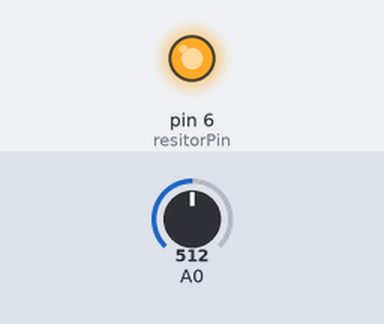
Bench run of a sketch on a simulated Arduino Uno, built with avr-gcc and run on an emulated ATmega328P. On the bench: output pins drawn as LEDs (lit = HIGH). The inputs (shaded band) are chosen by the test bench; at power-on: A0 = 512. What the sketch prints to the serial monitor is not drawn.

Above: at 1.2 s.
1.3 s: A0 set to 691
3.2 s: A0 set to 719
At 4.4 s:
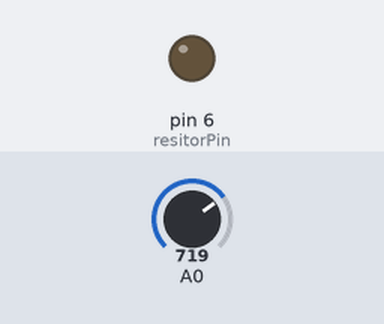
5.5 s: A0 set to 511
At 7.2 s:
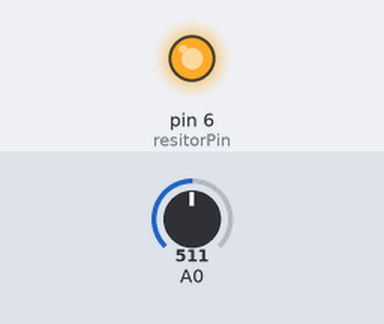
7.5 s: A0 set to 900
At 8.8 s:
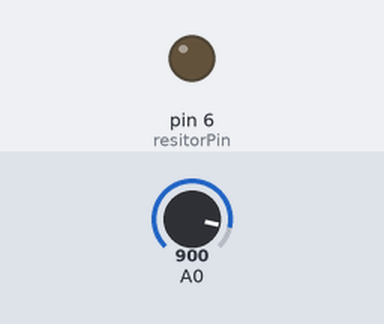
Timing chart, 0 to 10.5 s (numbered marks = the images above; inputs shaded):
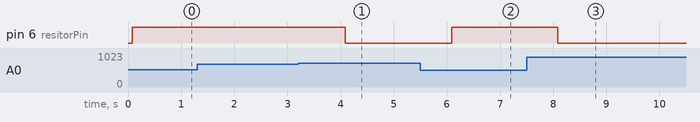

The sketch:

NTC_Read.ino
```cpp
//%box%[@
#include <math.h>

int resistorCase;
int var;
int variableDelay;
float avgTemp;
boolean toggle1 = 0;
int sampleCount;
float storeAvg;
unsigned int constantCount;
float constantSum;
float movingAvg;
float movingSum;


double Thermistor(int RawADC) {
 double Temp;
 Temp = log(10000.0*((1024.0/RawADC-1)));
//         =log(10000.0/(1024.0/RawADC-1)) // for pull-up configuration
 Temp = 1 / (0.001129148 + (0.000234125 + (0.0000000876741 * Temp * Temp ))* Temp );
 Temp = Temp - 273.15;            // Convert Kelvin to Celcius
 //Temp = (Temp * 9.0)/ 5.0 + 32.0; // Convert Celcius to Fahrenheit
 return Temp;
}

int resitorPin = 6;
int topFan = 5;


void setup() {
  cli();//stop interrupts
 Serial.begin(115200);
 pinMode(6, OUTPUT);
 resistorCase = 0;
 variableDelay = 1000;
 sampleCount=0;
 movingAvg = 0;
 movingSum = 1;
 //constantAvg = 0;
constantCount = 0;
constantSum = 0;
 avgTemp = 0;
resistorCase = 4;
//var = 0;
//while(var < 40)
//  {
//   avgTemp = avgTemp + float(Thermistor(analogRead(0)));
//
//    var++;
//    delay(5);
//  }
//
//avgTemp = avgTemp / 40;
//
 //set timer1 interrupt at 1Hz
  TCCR1A = 0;// set entire TCCR1A register to 0
  TCCR1B = 0;// same for TCCR1B
  TCNT1  = 0;//initialize counter value to 0
  // set compare match register for 1hz increments
  OCR1A = 15624;// = (16*10^6) / (1*1024) - 1 (must be <65536)
  // turn on CTC mode
  TCCR1B |= (1 << WGM12);
  // Set CS12 and CS10 bits for 1024 prescaler
  TCCR1B |= (1 << CS12) | (1 << CS10);
  // enable timer compare interrupt
  TIMSK1 |= (1 << OCIE1A);
 sei();//allow interrupts
}

void loop() {

Display_Data();
Choose_Case();
caseStatements();


delay(1000);
}

void Display_Data()
  {
    Serial.print((char)27); // ESC
    Serial.print("[2J"); // clear screen
    Serial.print((char)27); // ESC
    Serial.print("[H"); // cursor to home
    Serial.print("Current Temp: ");
    Serial.println(movingAvg);  // display Celcius
    Serial.print("Case: ");
    Serial.println(resistorCase);
//    Serial.print("Running Average: ");
//    Serial.println(constantAvg);
//    Serial.print("Running Average Data Points: ");
//    Serial.println(constantCount);
  }

void caseStatements()
  {
    switch (resistorCase) {
    case 1:
      digitalWrite(resitorPin, LOW);
      digitalWrite(topFan, HIGH);
      Serial.println("Fan On, Resistor Off");
      variableDelay = 500;
      break;
    case 2:
      digitalWrite(resitorPin, LOW);
      digitalWrite(topFan, LOW);
      Serial.println("Fan Off, Resistor Off");
      variableDelay = 5000;
      break;
    case 3:
      digitalWrite(resitorPin, HIGH);
      digitalWrite(topFan, LOW);
      Serial.println("Fan Off, Resistor On");
      variableDelay = 1000;
      break;
    case 4:
      digitalWrite(resitorPin, LOW);
      digitalWrite(topFan, LOW);
      Serial.println("Fan Off, Resistor Off");
      variableDelay = 5000;
      break;
    }
  }

void Choose_Case()
  {
    if (movingAvg > 45.7)
    {
      resistorCase = 1; //Hotter than 45 degrees
    }

  else if (movingAvg == 45)
    {
      resistorCase = 2; //Temp is 45
    }
  else if (movingAvg < 44.5)
    {
     resistorCase = 3; //Temp less than 44.5
    }

  else
    {
      resistorCase = 4;
    }
  }

ISR(TIMER1_COMPA_vect)  //timer1 interrupt 1Hz toggles pin 13 (LED)
  {
    var = 0;
    movingSum = 0;
    movingAvg = 0;
    while (var < 200)
      {
      movingSum = movingSum + float(Thermistor(analogRead(0)));
      movingAvg = movingSum / 200;

      var++;
      }


//    constantSum = constantSum + float(Thermistor(analogRead(0)));
//    constantCount++;
//    constantAvg = constantSum / constantCount;

//  if (sampleCount < 5)
//    {
//      movingSum = movingSum + float(Thermistor(analogRead(0)));
//      sampleCount++;
//    }
//  else if (sampleCount == 5)
//    {
//      movingSum = movingSum + float(Thermistor(analogRead(0)));
//      movingAvg = movingSum / 5;
//      movingSum = 0;
//      sampleCount = 1;
//    }

  }
```

Measured:
- the behaviour switches between 708 and 709 on A0 (found by bisection; images 0 and 1)
- after the input at 1.3 s, every drawn part: stays the same
- after the input at 3.2 s, pin 6 (resitorPin): HIGH → LOW after 0.89 s
- after the input at 5.5 s, pin 6 (resitorPin): LOW → HIGH after 0.59 s
- after the input at 7.5 s, pin 6 (resitorPin): HIGH → LOW after 0.59 s
